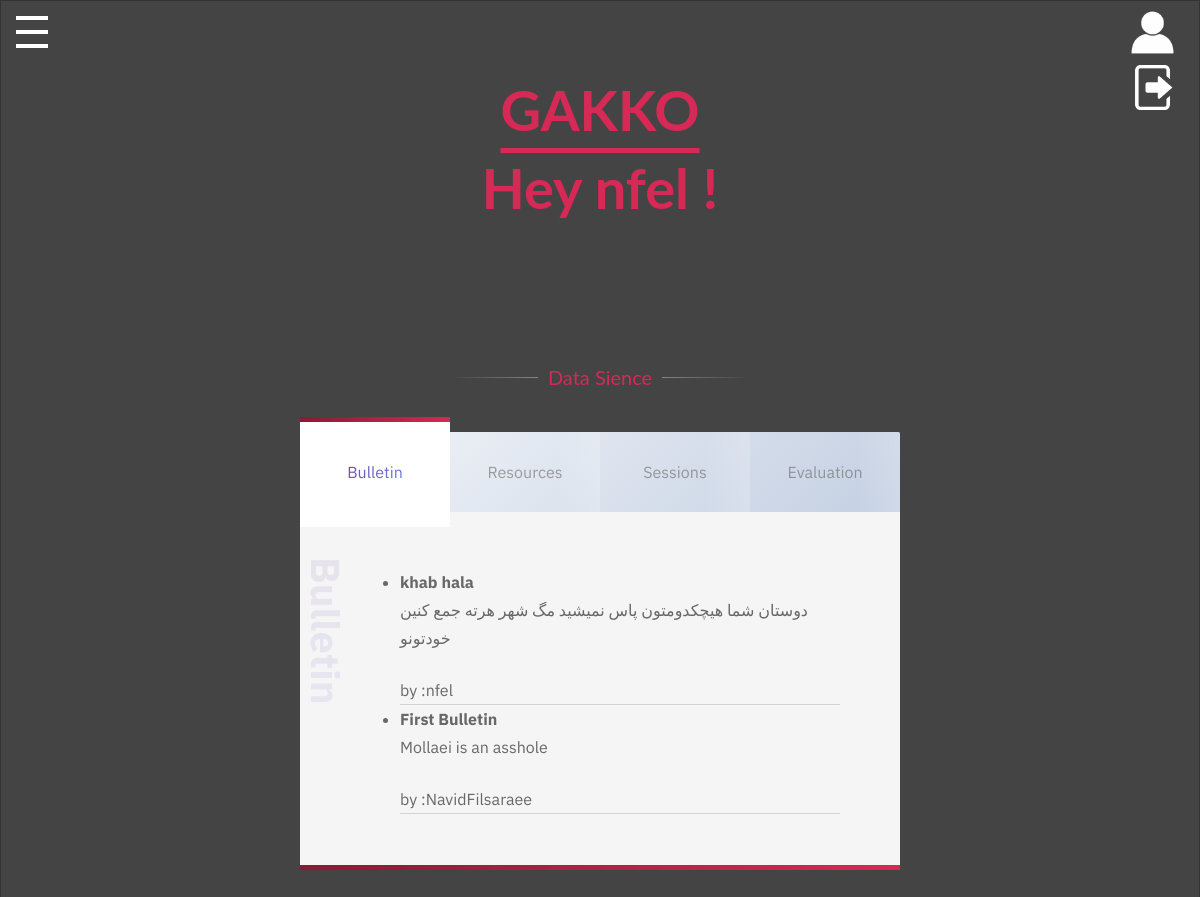
/edu/course/1 (signed in), run on an earlier commit of the app's database.
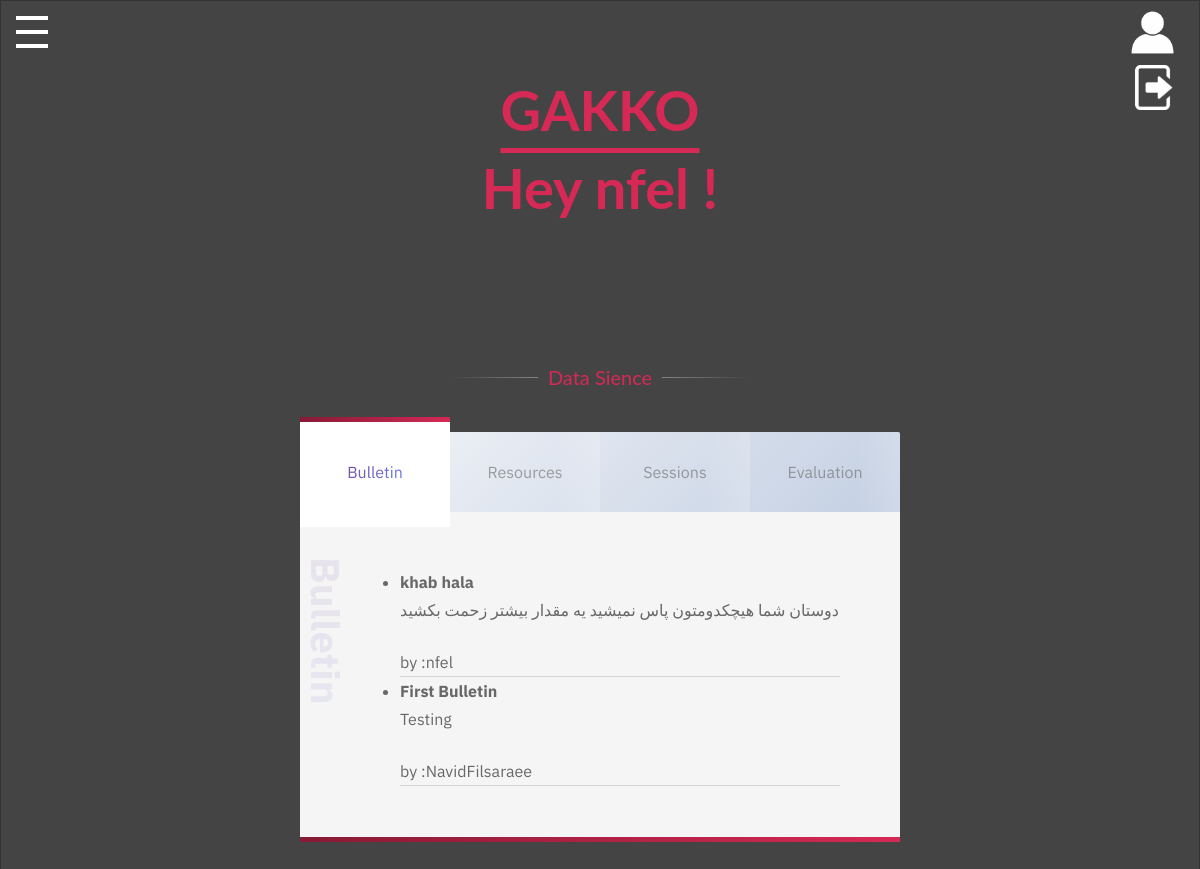
And on a later commit of the database.
### education/models.py (models this page shows, shortened)
class BulletinBoard(models.Model):
    title = models.CharField(max_length=100)
    description = models.TextField(max_length=255)
    publisher = models.ForeignKey(User, on_delete=models.CASCADE)
    course = models.ForeignKey(
        Course, on_delete=models.CASCADE, null=True, blank=True)
    class Meta:
        ordering = ['-id']

### user/models.py (models this page shows)
class User(AbstractUser):
    university_id = models.AutoField(primary_key=True,auto_created=True)
    course=models.ManyToManyField("education.Course",blank=True)
    user_choices = (
        ('S','student'),
        ('T','teacher' ),
        ('U', 'university_staff'),
    )
    user_type = models.CharField(max_length=2, choices=user_choices,default='S')
    objects = UserManager()
    students = Student()
    teachers = Teacher()
    uni = University_staff()
    def __str__(self):
        return str(self.university_id)

### education/views.py (the view)
# urls.py: path('course/<int:pk>', CourseDetailView.as_view(), name='course-detail'),
class CourseDetailView(HomeWorkMixIn, DetailView):
    model = Course
    def get_context_data(self, **kwargs):
        context = super().get_context_data(**kwargs)
        context["courseresources"] = CourseResources.objects.filter(
            course=self.object)
        context["coursesession"] = CourseSession.objects.filter(
            course=self.object)
        context["bulletinboard"] = BulletinBoard.objects.filter(
            course=self.object)
        return context

### education/models.py (called while the page is built)
    @property
    def remaining_days(self):
        return self.deadline.replace(tzinfo=None) - datetime.datetime.now()

    @property
    def passed_sending_time(self):
        if self.remaining_days.total_seconds() < 0:
            return True
        else:
            return False

### education/templates/education/course_detail.html (shortened to what this page needs)
{% extends 'base.html' %}
{% load static %}
{% block content %}
  <link rel="stylesheet" href="{% static 'css/course-detail.css' %}">
<div class="skills">
          <hr class="hr-text" data-content="{{object.title}}">
        </div>
<section id="wrapper">
   <div class="content">
      <div class="tabs">
         <button class="tablinks active" data-country="Bulletin"><p data-title="Bulletin">Bulletin</p></button>
         <button class="tablinks" data-country="Resources"><p data-title="Resources">Resources</p></button>
         <button class="tablinks" data-country="Sessions"><p data-title="Sessions">Sessions</p></button>
         <button class="tablinks" data-country="Evaluation"><p data-title="Evaluation">Evaluation</p></button>
      </div>
      <div class="wrapper_tabcontent">
         <div id="Bulletin" class="tabcontent active">
            <h3>Bulletin</h3>
            <ul>
            {% for bulletin in bulletinboard %}
               <li>
               <strong>{{bulletin.title}}</strong>
               <br>
                  <p>{{bulletin.description}}</p>by :{{bulletin.publisher.username}}
               <br>
               </li>
            {% endfor %}
         </div>
      </div>
   </div>
</section>
{% endblock content %}

What changed in the data, as far as the page shows it:
changed BulletinBoard "khab hala": description "دوستان شما هیچکدومتون پاس نمیشید مگ شهر هرته جمع کنین خودتونو" → "دوستان شما هیچکدومتون پاس نمیشید یه مقدار بیشتر زحمت بکشید"
changed BulletinBoard "First Bulletin": description "Mollaei is an asshole" → "Testing"
